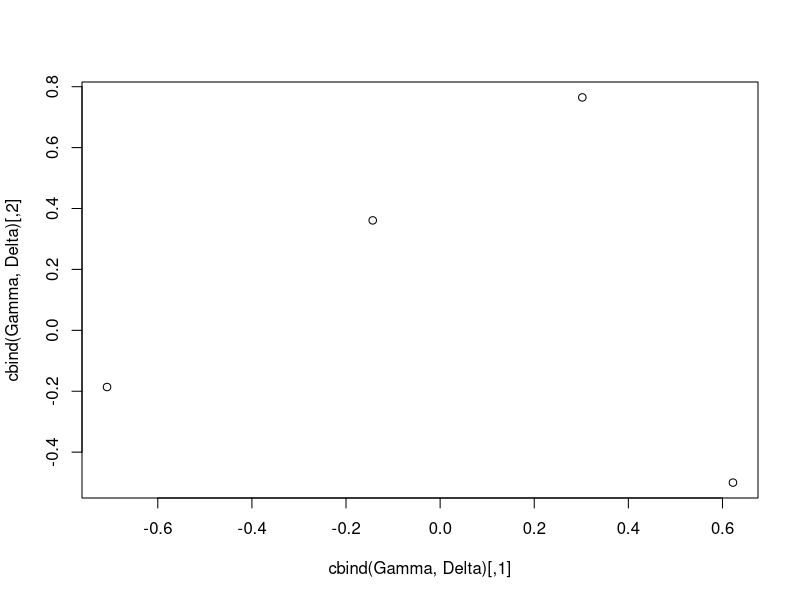
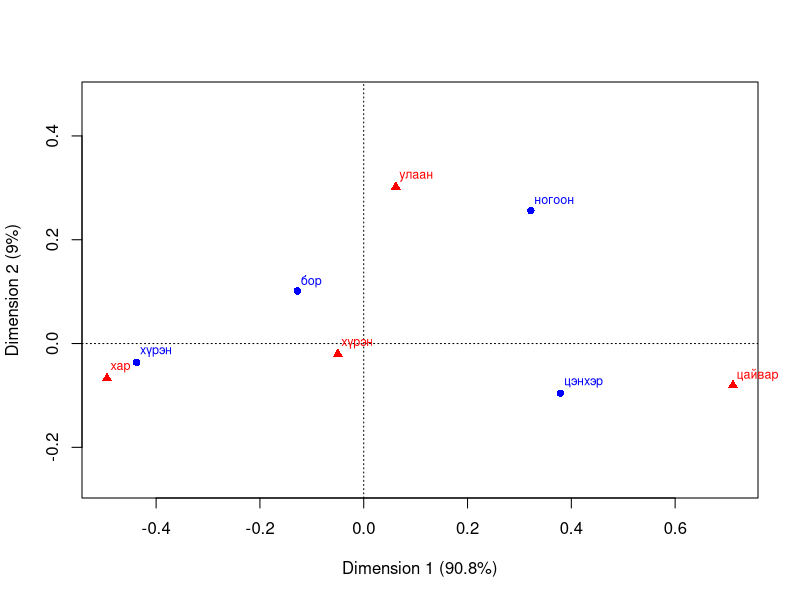

Write R code to recreate these figures, in order.
#
# Correspondence Analysis
# Author: galaa
# Created on 2016/03/19 07:49:41
#

## Data 1

tab <- matrix(c(11, 4, 2, 6), nrow = 2, ncol = 2, byrow = TRUE);
dimnames(tab) <- list(c("High", "Low"), c("Yes", "No"));
names(dimnames(tab)) <- c("Cholesterin", "Heart_Disease");
print(tab);

## Data 2

tab <- matrix(c(32, 53, 10, 3, 11, 50, 10, 30, 10, 25, 7, 5, 3, 15, 7, 8), nrow = 4, ncol = 4, byrow = TRUE);
dimnames(tab) <- list(c("хүрэн", "цэнхэр", "бор", "ногоон"), c("хар", "хүрэн", "улаан", "цайвар"));
names(dimnames(tab)) <- c("Нүд", "Үс");
print(tab);

## Convert to dataframe

library(epitools);
Dataframe <- expand.table(tab);
print(Dataframe);

## C matrix

m = nrow(tab);
n = ncol(tab);

C <- E <- matrix(rep(c(0), n*m), nrow = m, ncol = n);
for (i in 1:m) {
  for (j in 1:n) {
    E[i,j] <- sum(tab[i,]) * sum(tab[,j]) / sum(tab);
  }
}
print(E);
for (i in 1:m) {
  for (j in 1:n) {
    C[i,j] <- (tab[i,j] - E[i,j]) / sqrt(E[i,j]);
  }
}
print(C);

## svd

library(expm);
R = rankMatrix(C);

C. <- svd(C, nu = R, nv = R);
print(C.);
Gamma <- C.$u; Lambda <- C.$d[1:R]; Delta <- C.$v;

plot(cbind(Gamma, Delta));

## A and B matrix

A = c();
for (i in 1:m) {
  A <- c(A, sum(tab[i,]));
}
A = diag(A);
print(A);

B = c();
for (j in 1:n) {
  B <- c(B, sum(tab[,j]));
}
B = diag(B);
print(B);

## a and b vectors

a = A %*% rep(c(1), m);
t(C) %*% sqrt(a);

b = B %*% rep(c(1), n);
C %*% sqrt(b);

# tr(CC^T)

library(psych);
tr(C %*% t(C));
Lambda^2;

## r and s

library(expm); library(MASS);

r <- c();
for (k in 1:R) {
  r <- cbind(r, Lambda[k] * sqrtm(ginv(A)) %*% Gamma[,k]);
}
print(r);

s <- c();
for (k in 1:R) {
  s <- cbind(s, Lambda[k] * sqrtm(ginv(B)) %*% Delta[,k]);
}
print(s);

t(r) %*% a;

t(s) %*% b;

## Contributions

C_row = c();
for (k in 1:R) {
  t = c();
  for (i in 1:m) {
    t = cbind(t, A[i,i] * r[i,k]^2 / Lambda[k]^2);
  }
  C_row = rbind(C_row, t);
}
print(C_row);

C_col = c();
for (k in 1:R) {
  t = c();
  for (j in 1:n) {
    t = cbind(t, B[j,j] * s[j,k]^2 / Lambda[k]^2);
  }
  C_col = rbind(C_col, t);
}
print(C_col);

## ------------------------------------------------------------------
## Correspondence Analysis with specific function from the package ca
## ------------------------------------------------------------------

install.packages("ca") # if required

library(ca)

prop.table(tab, 1) # row percentages
prop.table(tab, 2) # column percentages

output <- ca(tab)
print(output) # basic results
summary(output)
plot(output)
